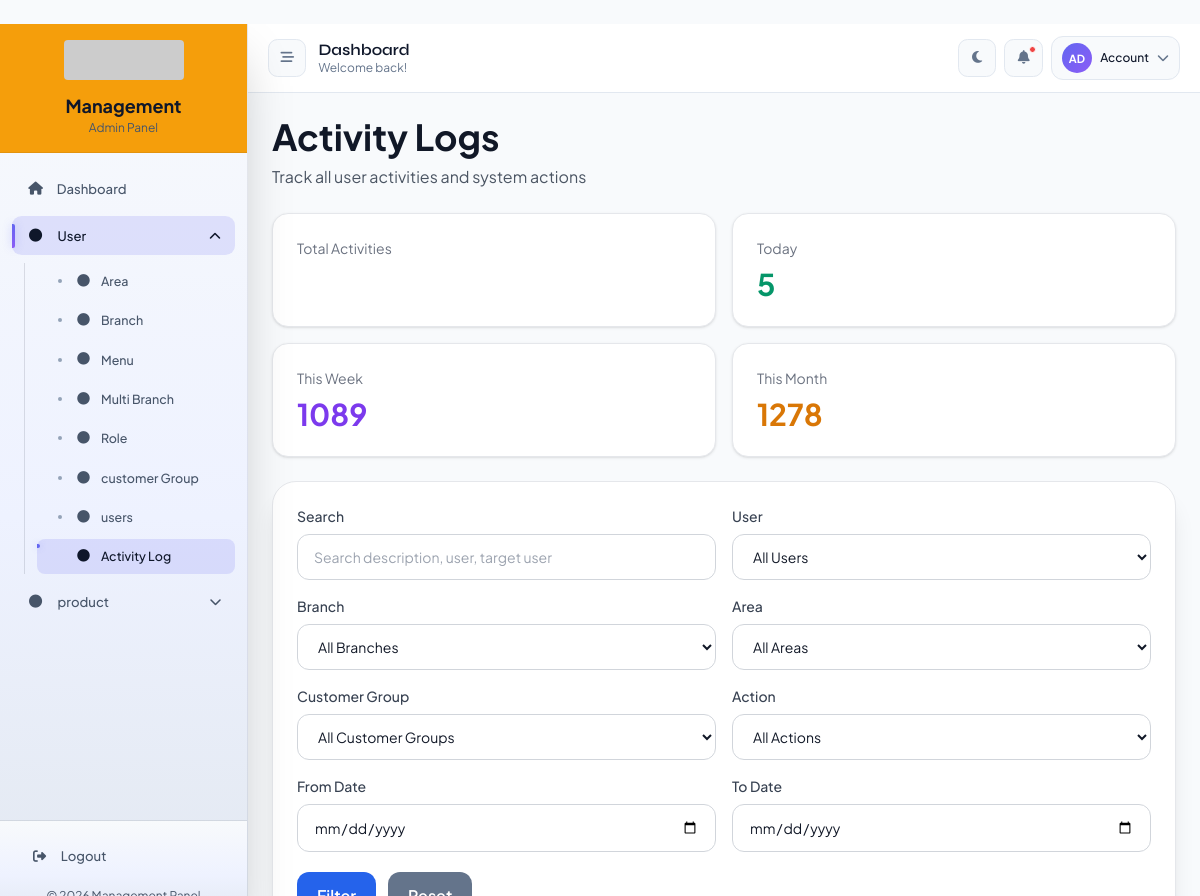
The page /user/activity-logs/ (signed in) on the database its author committed.
### user/models.py (models this page shows, shortened)
class Menu(Common):
    name = models.CharField(max_length=100, verbose_name="Menu Name")
    icon = models.CharField(
        max_length=50,
        default="fas fa-circle",
        verbose_name="Font Awesome Icon",
        help_text="e.g. fas fa-users",
    )
    url = models.CharField(
        max_length=255,
        verbose_name="URL or URL Name",
        help_text="Example: user:user_list or /user/users/",
    )
    order = models.IntegerField(default=0, verbose_name="Display Order")
    is_active = models.BooleanField(default=True, verbose_name="Active")
    description = models.TextField(blank=True, null=True, verbose_name="Description")
    parent = models.ForeignKey(
        "self",
        null=True,
        blank=True,
        on_delete=models.CASCADE,
        related_name="submenus",
        verbose_name="Parent Menu",
    )
    permissions = models.ManyToManyField(
        Permission,
        blank=True,
        related_name="sidebar_menus",
        verbose_name="Required permissions",
        help_text="Leave empty if every authenticated user with this menu can open it.",
    )
    history = HistoricalRecords()
    class Meta:
        ordering = ["order", "name"]
        unique_together = [["name", "parent"]]
        verbose_name = "Menu"
        verbose_name_plural = "Menus"
    def get_resolved_url(self):
        raw = (self.url or "").strip()
        if not raw:
            return ""
        if raw.startswith("/"):
            return raw
        try:
            return reverse(raw)
        except NoReverseMatch:
            return ""

### user/views.py (the view, shortened to what this page needs)
# urls.py: path("activity-logs/", ActivityLogListView.as_view(), name="activity_logs"),
class ActivityLogListView(LoginRequiredMixin, ListView):
    model = ActivityLog
    template_name = "user/activity_log.html"
    context_object_name = "logs"
    paginate_by = 20
    def get_template_names(self):
        if self.request.headers.get("HX-Request") == "true":
            hx_target = (self.request.headers.get("HX-Target", "") or "").lstrip("#")
            if hx_target == "activity-log-results":
                return ["user/partials/activity_log_table.html"]
            return ["user/partials/activity_log_page.html"]
        return ["user/activity_log.html"]
    def get_queryset(self):
        queryset = (
            ActivityLog.objects
            .select_related("user", "target_user", "user__branch", "user__area")
            .prefetch_related("user__customer_group")
            .order_by("-created_at")
        )
        scope = get_user_scope(self.request.user)
        allowed_branch_ids = set(scope["branches"].values_list("id", flat=True))
        allowed_area_ids = set(scope["areas"].values_list("id", flat=True))
        allowed_customer_group_ids = set(scope["customer_groups"].values_list("id", flat=True))
        search = self.request.GET.get("search", "").strip()
        user_id = self.request.GET.get("user", "").strip()
        branch_id = self.request.GET.get("branch", "").strip()
        area_id = self.request.GET.get("area", "").strip()
        customer_group_id = self.request.GET.get("customer_group", "").strip()
        action = self.request.GET.get("action", "").strip()
        from_date = self.request.GET.get("from_date", "").strip()
        to_date = self.request.GET.get("to_date", "").strip()
        if user_id:
            queryset = queryset.filter(user_id=user_id)
        if branch_id:
            queryset = queryset.filter(user__branch_id=branch_id)
        if area_id:
            queryset = queryset.filter(user__area_id=area_id)
        if customer_group_id:
            queryset = queryset.filter(user__customer_group__id=customer_group_id)
        if action:
            queryset = queryset.filter(action=action)
        if from_date:
            queryset = queryset.filter(created_at__date__gte=from_date)
        if to_date:
            queryset = queryset.filter(created_at__date__lte=to_date)
        return queryset.distinct()
    def get_context_data(self, **kwargs):
        context = super().get_context_data(**kwargs)
        selected_search = self.request.GET.get("search", "").strip()
        selected_user = self.request.GET.get("user", "").strip()
        selected_branch = self.request.GET.get("branch", "").strip()
        selected_area = self.request.GET.get("area", "").strip()
        selected_customer_group = self.request.GET.get("customer_group", "").strip()
        selected_action = self.request.GET.get("action", "").strip()
        selected_from_date = self.request.GET.get("from_date", "").strip()
        selected_to_date = self.request.GET.get("to_date", "").strip()
        scope = get_user_scope(self.request.user)
        filtered_scope = apply_selected_filters(
            scope["branches"],
            scope["areas"],
            scope["customer_groups"],
            selected_branch=selected_branch,
            selected_area=selected_area,
            selected_customer_group_ids=[selected_customer_group] if selected_customer_group else [],
        )
        context["branches"] = filtered_scope["branches"].order_by("name")
        context["areas"] = filtered_scope["areas"].order_by("name")
        context["customer_groups"] = filtered_scope["customer_groups"].order_by("name")
        allowed_branch_ids = set(scope["branches"].values_list("id", flat=True))
        allowed_area_ids = set(scope["areas"].values_list("id", flat=True))
        allowed_customer_group_ids = set(scope["customer_groups"].values_list("id", flat=True))
        users_qs = Users.objects.filter(is_deleted=False)
        context["users"] = users_qs.distinct().order_by("name")
        today = timezone.localdate()
        base_qs = ActivityLog.objects.all()
        context["today_count"] = base_qs.filter(created_at__date=today).count()
        context["week_count"] = base_qs.filter(created_at__date__gte=today - timedelta(days=7)).count()
        context["month_count"] = base_qs.filter(created_at__date__gte=today - timedelta(days=30)).count()
        context["action_choices"] = ActivityLog.ACTION_CHOICES
        context["selected_search"] = selected_search
        context["selected_user"] = selected_user
        context["selected_branch"] = selected_branch
        context["selected_area"] = selected_area
        context["selected_customer_group"] = selected_customer_group
        context["selected_action"] = selected_action
        context["selected_from_date"] = selected_from_date
        context["selected_to_date"] = selected_to_date
        return context

### user/context_processors.py (called while the page is built)
def sidebar_menu_context(request):
    return {
        "sidebar_menus": get_sidebar_menus_for_user(request.user)
    }

### user/scope.py (called while the page is built, shortened)
def is_global_user(user):
    return bool(
        user
        and user.is_authenticated
        and (user.is_superuser or getattr(user, "is_admin", False))
    )

def get_user_scope(user):
    branches = Branch.objects.all().order_by("name")
    areas = Area.objects.select_related("parent_branch").all().order_by("name")
    customer_groups = CustomerGroup.objects.select_related("branch", "area").all().order_by("name")
    if not user or not user.is_authenticated:
        return {
            "branches": Branch.objects.none(),
            "areas": Area.objects.none(),
            "customer_groups": CustomerGroup.objects.none(),
        }
    if is_global_user(user):
        return {
            "branches": branches.distinct(),
            "areas": areas.distinct(),
            "customer_groups": customer_groups.distinct(),
        }

### user/utils.py (called while the page is built, shortened)
def get_sidebar_menus_for_user(user):
    if not user.is_authenticated:
        return []
    if getattr(user, "is_superuser", False) or getattr(user, "is_admin", False):
        allowed_menus = (
            Menu.objects.filter(is_active=True)
            .select_related("parent")
            .prefetch_related("permissions")
            .order_by("order", "name")
        )
    parents = []
    children_map = OrderedDict()
    for menu in allowed_menus:
        if menu.parent_id:
            children_map.setdefault(menu.parent_id, [])
            children_map[menu.parent_id].append(menu)
        else:
            parents.append(menu)
    sidebar_menus = []
    for parent in parents:
        sidebar_menus.append({
            "menu": parent,
            "children": children_map.get(parent.id, []),
        })
    return sidebar_menus

### templates/user/activity_log.html (shortened to what this page needs)
{% extends 'base.html' %}
{% block content %}
    {% include "user/activity_log_main.html" %}
{% endblock %}

### templates/common/sidebar.html (shortened to what this page needs)
{% load static %}
<aside id="sidebar"
    class="fixed md:relative inset-y-0 left-0 z-50 flex h-screen flex-col transform -translate-x-full md:translate-x-0 shadow-2xl transition-all duration-300 sidebar-open">
    <div class="top-logo-area p-4 relative z-10 border-b">
        <div class="logo-wrap flex flex-col items-center gap-3">
            <div class="brand-logo-box shrink-0">
                <img src="https://dummyimage.com/120x40/f59e0b/ffffff&text=Logo"
                     alt="Logo"
                     class="h-10 w-auto rounded">
            </div>
            <div class="text-center">
                <h1 class="brand-title text-lg font-bold">Management</h1>
                <p class="brand-subtitle text-xs">Admin Panel</p>
            </div>
        </div>
    </div>
        <nav id="sidebarNav"
            class="sidebar-nav flex-1 overflow-y-auto px-3 py-4 space-y-2">
        {% url 'dashboard' as dashboard_url %}
        <a href="{{ dashboard_url }}"
           data-href="{{ dashboard_url }}"
           class="sidebar-link menu-item flex items-center gap-3 px-4 py-3 rounded-xl text-sm font-medium transition-all duration-200 {% if request.path == dashboard_url %}active{% endif %}">
            <i class="fas fa-home w-5 text-center shrink-0"></i>
            <span class="sidebar-text">Dashboard</span>
        </a>
        {% for item in sidebar_menus %}
            {% with menu=item.menu children=item.children menu_url=menu.get_resolved_url %}
                {% if children %}
                    <div class="sidebar-group" data-dropdown>
                        <button type="button"
                                class="dropdown-trigger menu-item w-full flex items-center justify-between gap-3 px-4 py-3 rounded-xl text-sm font-medium transition-all duration-200 text-left relative">
                            <div class="flex items-center gap-3 min-w-0">
                                {% if menu.icon %}
                                    <i class="{{ menu.icon }} main-icon w-5 text-center shrink-0"></i>
                                {% else %}
                                    <i class="fas fa-circle main-icon w-5 text-center text-xs shrink-0"></i>
                                {% endif %}
                                <span class="sidebar-text truncate">{{ menu.name }}</span>
                            </div>
                            <i class="chevron sidebar-chevron fas fa-chevron-down text-xs transition-transform duration-300 shrink-0"></i>
                        </button>
                        <div class="dropdown-menu sidebar-submenu hidden mt-2 ml-3 space-y-1 pl-3">
                            {% for child in children %}
                                {% with child_url=child.get_resolved_url %}
                                    {% if child_url %}
                                        <a href="{{ child_url }}"
                                           data-href="{{ child_url }}"
                                           class="sidebar-child-link flex items-center gap-3 px-4 py-2.5 rounded-lg text-sm transition-all duration-200 {% if request.path == child_url %}active{% endif %}">
                                            {% if child.icon %}
                                                <i class="{{ child.icon }} w-4 text-center shrink-0"></i>
                                            {% else %}
                                                <i class="fas fa-angle-right w-4 text-center shrink-0"></i>
                                            {% endif %}
                                            <span class="sidebar-text">{{ child.name }}</span>
                                        </a>
                                    {% endif %}
                                {% endwith %}
                            {% endfor %}
                        </div>
                    </div>
                {% endif %}
            {% endwith %}
        {% endfor %}
    </nav>
    <div class="sidebar-footer p-4 border-t space-y-3">
        {% url 'user:logout' as logout_url %}
        <a href="{{ logout_url }}"
           class="sidebar-link menu-item flex items-center gap-3 px-4 py-3 rounded-xl text-sm font-medium transition-all duration-200 text-red-600 hover:bg-red-50 dark:text-red-400 dark:hover:bg-red-900/20">
            <i class="fas fa-sign-out-alt w-5 text-center shrink-0"></i>
            <span class="sidebar-text">Logout</span>
        </a>
        <div class="sidebar-footer-text text-xs text-center">
        </div>
    </div>
</aside>

### static/css/navbar.css (style rules this page uses)
:root { --sidebar-bg: linear-gradient(180deg, #f8fafc 0%, #eef2ff 55%, #e2e8f0 100%); --sidebar-top-bg: #f59e0b; --sidebar-border: rgba(15, 23, 42, 0.08); --sidebar-text: #0f172a; --sidebar-muted: #475569; --sidebar-hover: rgba(99, 102, 241, 0.10); --sidebar-active: rgba(99, 102, 241, 0.16); --sidebar-submenu-border: rgba(15, 23, 42, 0.12); --sidebar-dot: #94a3b8; --accent: #6366f1; --accent-glow: rgba(99, 102, 241, 0.35); --accent-soft: rgba(99, 102, 241, 0.1); --text-muted: #64748b; --surface: #ffffff; --surface-alt: #f8fafc; --border: #e2e8f0; --text-main: #0f172a; color-scheme: light; }
* { box-sizing: border-box; }
html, body { height: 100%; margin: 0; }
body { font-family: 'Plus Jakarta Sans', sans-serif; background: var(--surface-alt); color: var(--text-main); overflow: hidden; }
#sidebar { background: var(--sidebar-bg); color: var(--sidebar-text); border-right: 1px solid var(--sidebar-border); transition: width 0.3s cubic-bezier(.4,0,.2,1), min-width 0.3s cubic-bezier(.4,0,.2,1), transform 0.3s ease; flex-shrink: 0; overflow: hidden; }
.sidebar-open, .sidebar-open:hover { width: 15.5rem; min-width: 15.5rem; }
.top-logo-area { background: var(--sidebar-top-bg); border-color: var(--sidebar-border); }
.brand-title { color: var(--sidebar-text); }
.brand-subtitle, .sidebar-footer-text { color: var(--sidebar-muted); }
.sidebar-nav { min-height: 0; }
.sidebar-footer { background: var(--sidebar-bg); border-color: var(--sidebar-border); flex-shrink: 0; }
.menu-item, .dropdown-trigger { display: flex; align-items: center; gap: 0.7rem; padding: 0.6rem 0.85rem; border-radius: 0.6rem; color: var(--sidebar-muted); font-size: 0.82rem; font-weight: 500; cursor: pointer; position: relative; transition: all 0.2s ease; white-space: nowrap; }
.menu-item.active, .sidebar-child-link.active, .dropdown-trigger.active { background: var(--sidebar-active); color: var(--sidebar-text); }
.menu-item.active::before, .sidebar-child-link.active::before, .dropdown-trigger.active::before { content: ''; position: absolute; left: 0; top: 20%; bottom: 20%; width: 3px; background: linear-gradient(to bottom, #6366f1, #8b5cf6); border-radius: 0 2px 2px 0; box-shadow: 0 0 8px var(--accent-glow); }
.dropdown-menu { overflow: hidden; animation: slideDown 0.2s ease; border-left: 1px solid var(--sidebar-submenu-border); }
.sidebar-child-link { display: flex; align-items: center; gap: 0.6rem; padding: 0.48rem 0.85rem 0.48rem 2.4rem; border-radius: 0.5rem; color: var(--sidebar-muted); font-size: 0.78rem; font-weight: 500; cursor: pointer; position: relative; transition: all 0.2s ease; }
.sidebar-child-link::before { content: ''; position: absolute; left: 1.3rem; top: 50%; transform: translateY(-50%); width: 4px; height: 4px; border-radius: 50%; background: var(--sidebar-dot); }
.sidebar-child-link:hover::before, .sidebar-child-link.active::before { background: #6366f1; box-shadow: 0 0 6px var(--accent-glow); }

### rows shown on the page
Menu: menu.name "User"
Menu: name "Area"
Menu: name "Branch"
Menu: name "Menu"
Menu: name "Multi Branch"
Menu: name "Role"
Menu: name "customer Group"
Menu: name "users"
Menu: name "Activity Log"
Menu: menu.name "product"

### other values the page prints
{{ today_count }} "5"
{{ week_count }} "1089"
{{ month_count }} "1278"
